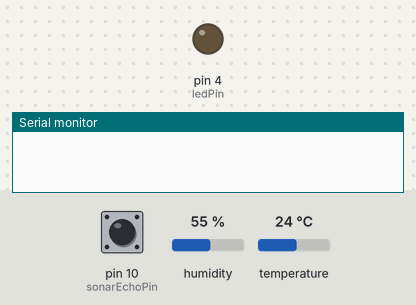
A sketch run on a simulated Arduino Uno, built with avr-gcc and run on an emulated ATmega328P. On the bench: output pins drawn as LEDs (lit = HIGH), the last lines printed to the serial monitor. Inputs (shaded band) come from the test bench; at power-on: pin 10 (sonarEchoPin) LOW, humidity 55 %, temperature 24 °C.

Above: at 1.8 s.
1.9 s: pin 10 (sonarEchoPin) pulsed HIGH 5 times (0.12 s each, 0.3 s apart)
At 5.5 s:
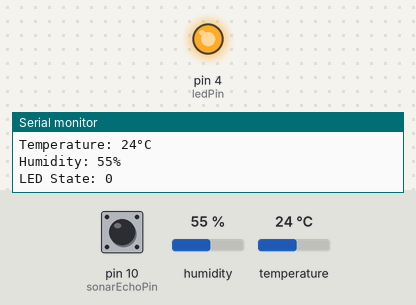
Timing chart, 0 to 14.8 s (numbered marks = the images above; inputs shaded):
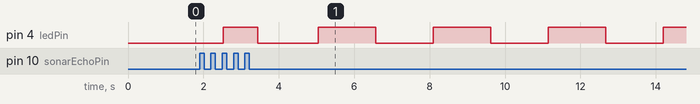

Measured:
- by itself, pin 4 (ledPin): repeats every 3.1 s: LOW 1.6 s, HIGH 1.5 s

The sketch:

multi_sensors_led_simple.ino
```cpp
#include <NewPing.h>
#include <DHT11.h>

const int ledPin = 4; //LED pin #
const int dhtPin = 7; //DHT sensor pin #
const int sonarTrigPin = 9; //Ultrasonic sensor trigger pin
const int sonarEchoPin = 10; //Ultrasonic sensor echo pin
const int maxDistance = 200; //cm

unsigned long startMillis;
unsigned long currentMillis;
unsigned long maxPeriodMillis; //5mins; 1 sec = 1000 mils


float duration, distance;
int humidity, temperature;
bool ledOnState;

// NewPing sonar(sonarTrigPin, sonarEchoPin, maxDistance); // not used
DHT11 dht11(dhtPin);

void setup() {
  // put your setup code here, to run once:
  Serial.begin(9600);
  startMillis = millis();
  maxPeriodMillis = secondsToMillis(1);
  pinMode(ledPin, OUTPUT);
  digitalWrite(ledPin, LOW);
  ledOnState = false;
}

void loop() {
  // put your main code here, to run repeatedly:
  currentMillis = millis();

  if(currentMillis - startMillis >= maxPeriodMillis){
    // traditional method, very inaccurate or inconsistent
    sonarDistance(sonarTrigPin, sonarEchoPin);
    sensorDHT(temperature, humidity, dht11);

    // Use NewPing library
    // delay(1000);
    // Serial.print("Ping: ");
    // Serial.print(sonar.ping_cm()/2.54);
    // Serial.println("in");

    Serial.print("LED State: ");
    Serial.println(digitalRead(ledPin));

    ledOnState = !ledOnState;
    digitalWrite(ledPin, ledOnState ? HIGH : LOW);

    startMillis = currentMillis;
  }
}

void sonarDistance(int trigP, int echoP){
  digitalWrite(trigP, LOW); //clears the trigger pin
  delayMicroseconds(2);
  digitalWrite(trigP, HIGH); // activate the trigger pin
  delayMicroseconds(10);
  digitalWrite(trigP, LOW); // turn off the trigger pin

  duration = pulseIn(echoP, HIGH); // read the echo pins, return the soundwave travel time in microseconds
  distance = (duration*.0343)/2; //calculate for distance in cm
  if(distance > 0){
    Serial.print("Distance: ");
    Serial.print(distance/2.54); //converts cm to in, 1 in = 2.5 cm
    Serial.println(" in");
  }

  // delay(1000);
}

void sensorDHT(int temp, int humid, DHT11 dht){
  int result = dht.readTemperatureHumidity(temp, humid);
  Serial.print("Temperature: ");
  Serial.print(temp);
  Serial.println("°C");
  Serial.print("Humidity: ");
  Serial.print(humid);
  Serial.println("%");
}

long secondsToMillis(int seconds){
  return seconds * 1000;
}

long minutesToMillis(int minutes){
  return minutes * 60 * 1000;
}

long hoursToMillis(int hours){
  return hours * 60 * 60 * 1000;
}
```
